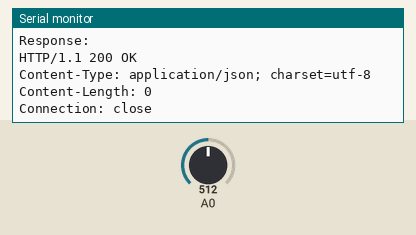
This sketch was run on a simulated ESP8266 (NodeMCU). Parts: the last lines printed to the serial monitor. Inputs (shaded band) come from the test bench; at power-on: A0 = 512. WiFi joins after 1.5 s; servers stay silent unless stated; uploads are accepted with an empty reply.

Above: at 2.7 s.
2.8 s: A0 set to 716
At 3.97 s:
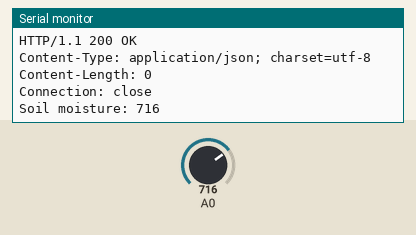
5.8 s: A0 set to 900
At 6.28 s:
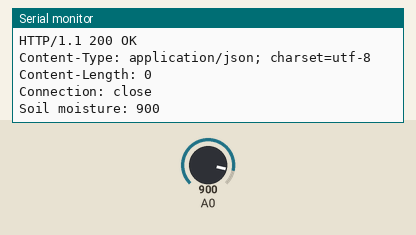
Timing chart, 0 to 8.8 s (numbered marks = the images above; inputs shaded):
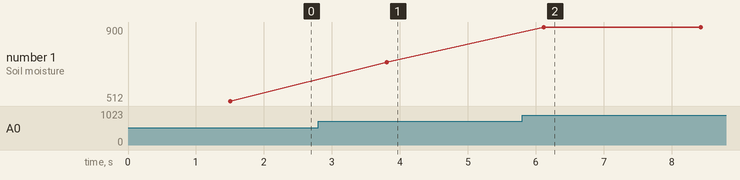

The sketch:

Hydra_Leaf.ino
```cpp
#include <ESP8266WiFi.h>

// Initialize network parameters
const char * HydraRootSSID = "Hydra Server";
const char * HydraRootPassword = "1234567890";
const char* host = "192.168.11.4"; // as specified in the server configuration

// Initialize sensor parameters
int moisture = 0;

// Set up the client objet
WiFiClient client;

void setup() {
  // Connect to the server
  WiFi.begin(HydraRootSSID, HydraRootPassword);
  Serial.begin(9600);
  Serial.print("Connecting");
  while(WiFi.status() != WL_CONNECTED) {
    Serial.print(".");
    delay(500);
  }
  Serial.println();
  Serial.print("IP Address (AP): "); Serial.println(WiFi.localIP());
}

void loop() {
  // Get a measurement from the sensor
  moisture = analogRead(A0);
  Serial.print("Soil moisture: "); Serial.println(moisture);

  // Connect to the server and send the data as a URL parameter
  if(client.connect(host,80)) {
    String url = "/update?value=";
    url += String(moisture);
    client.print(String("GET ") + url + " HTTP/1.1\r\n" + "Host: " + host +  "\r\n" +
                 "Connection: keep-alive\r\n\r\n"); // minimum set of required URL headers
    delay(10);
    // Read all the lines of the response and print them to Serial

    Serial.println("Response: ");
    while(client.available()){
      String line = client.readStringUntil('\r');
      Serial.print(line);
    }
  }
  delay(1000);
}
```

Measured:
- after the input at 2.8 s, the serial monitor: prints a new line after 1.0 s (image 1)
- after the input at 5.8 s, the serial monitor: prints a new line after 0.32 s (image 2)
- plotted number 1: 512 → 716 after the input at 2.8 s, 716 → 900 after the input at 5.8 s
